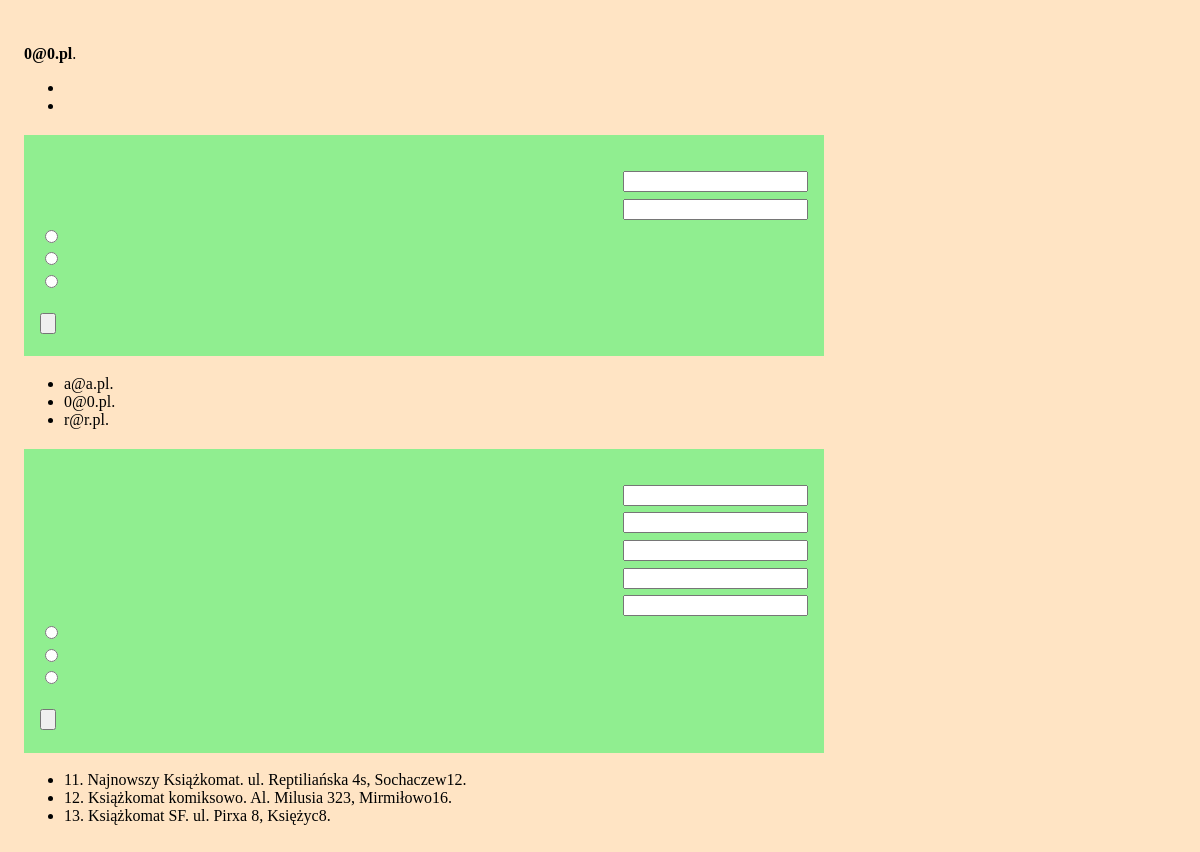
The page /admin.php (signed in) on the database its author committed.
### tables this page shows
CREATE TABLE "librarian" (
    "librarian_id" INTEGER PRIMARY KEY AUTOINCREMENT NOT NULL,
    "librarian_name" text,
    "librarian_pass" TEXT,
    "librarian_level" INTEGER
);

CREATE TABLE "unit" (
    "unit_id" INTEGER PRIMARY KEY AUTOINCREMENT NOT NULL,
    "unit_name" TEXT,
    "unit_address" TEXT,
    "number_columns" INTEGER,
    "number_box" INTEGER
);

### admin.php (the view, shortened to what this page needs)
<?php
require 'config.php';
$db = new MyDB($dbfile);
$stm = $db->query("SELECT unit_id, unit_name, unit_address, number_box FROM unit");
while ($row = $stm->fetchArray(1)) {
    $unit_id = $row['unit_id'];
    $unit_name = $row['unit_name'];
    $unit_address = $row['unit_address'];
    $unit_size = $row['number_box'];
    $unit = "<li>" . $info['id'] . $unit_id . ". " . $unit_name . ". " . $unit_address . $info['lockers'] . $unit_size . ".</li>";
    $all_units .= $unit;
}
$stm = $db->query("SELECT librarian_name FROM librarian");
while ($row = $stm->fetchArray(1)) {
    $librarian_name = $row['librarian_name'];
    $librarian = "<li>" . $librarian_name . ".</li>";
    $all_librarians .= $librarian;
}
echo $page_head . "\n\t\t<title>" . $info['admin_title']; ?></title>
</head>
<body>
    <?php
    if (isset($_SESSION["name"])) {
    ?>
        <header class="page-header">
            <?php echo $info['admin_login_info'] . " <b>" . $_SESSION['name']; ?></b>.<br>
        </header>
        <nav>
            <ul>
                <li><?php echo $info['admin_logout']; ?></li>
                <li><?php echo $info['machine_page']; ?></li>
            </ul>
        </nav>
        <main role="main">
            <section>
                <div class="edycja">
                    <form name="admin_librarians" method="post" action="" class="">
                        <div class="flekser">
                            <label for="librarian_login"><?php echo $info['login_name']; ?></label> <input type="text" class="" id="id-librarian_login" name="librarian_login">
                        </div>
                        <div class="flekser">
                            <label for="librarian_pass"><?php echo $info['login_pass']; ?></label> <input type="password" class="" id="id-librarian_pass" name="librarian_pass">
                        </div>
                        <div>
                            <div>
                                <input type="radio" id="librarian_add" name="librarian" value="0"> <label for="librarian_add"><?php echo $info['add'] . " " . $info['account']; ?></label>
                            </div>
                            <div>
                                <input type="radio" id="librarian_remove" name="librarian" value="1"> <label for="librarian_remove"><?php echo $info['remove'] . " " . $info['account']; ?></label>
                            </div>
                            <div>
                                <input type="radio" id="librarian_update" name="librarian" value="2"> <label for="librarian_update"><?php echo $info['update'] . " " . $info['password']; ?></label>
                            </div>
                        </div><br>
                        <input type="submit" name="librarian_submit" value="<?php echo $info['send_button']; ?>">
                    </form>
                </div>
                <ul>
                    <?php echo $all_librarians; ?>
                </ul>
            </section>
            <section>
                <div class="edycja">
                    <form name="admin_machines" method="post" action="" class="">
                        <div class="flekser">
                            <input type="tekst" class="" id="id-machine_id" name="machine_id">
                        </div>
                        <div class="flekser">
                            <input type="tekst" class="" id="id-machine_name" name="machine_name">
                        </div>
                        <div class="flekser">
                            <input type="text" class="" id="id-machine_address" name="machine_address">
                        </div>
                        <div class="flekser">
                            <input type="number" class="" id="id-machine_size" name="machine_size">
                        </div>
                        <div class="flekser">
                            <input type="number" class="" id="id-machine_column" name="machine_column">
                        </div>
                        <div>
                            <div>
                                <input type="radio" id="machine_add" name="machine" value="0">
                            </div>
                            <div>
                                <input type="radio" id="machine_remove" name="machine" value="1">
                            </div>
                            <div>
                                <input type="radio" id="machine_update" name="machine" value="2">
                            </div>
                        </div><br>
                        <input type="submit" name="machine_submit" value="<?php echo $info['send_button']; ?>">
                    </form>
                </div>
                <ul>
                    <?php echo $all_units; ?>
                </ul>
            </section>
        </main>
    <?php
    } else {
        echo '<header class="page-header">
        <h1>' . $info['admin_message'] . '</h1>
        <h2><a href="login.php">' . $info["login_first"] . '</a></h2>
    </header>';
    }
    ?>
</body>
</html>

### style.css (style rules this page uses)
.flekser { display: flex; flex-direction: row; justify-content: space-between; align-items: center; }
.edycja { background: lightgreen; color: black; padding: 1em; margin-bottom: 1em; }
input { cursor: pointer; margin-bottom: .5em; }
body { padding: 1em; background-color: bisque; max-width: 800px; }

### rows shown on the page
librarian: librarian_name "a@a.pl"
librarian: librarian_name "0@0.pl"
librarian: librarian_name "r@r.pl"
unit: unit_id "11", unit_name "Najnowszy Książkomat", unit_address "ul. Reptiliańska 4s, Sochaczew", number_box "12"
unit: unit_id "12", unit_name "Książkomat komiksowo", unit_address "Al. Milusia 323, Mirmiłowo", number_box "16"
unit: unit_id "13", unit_name "Książkomat SF", unit_address "ul. Pirxa 8, Księżyc", number_box "8"

### other values the page prints
$_SESSION['name'] "0@0.pl"
